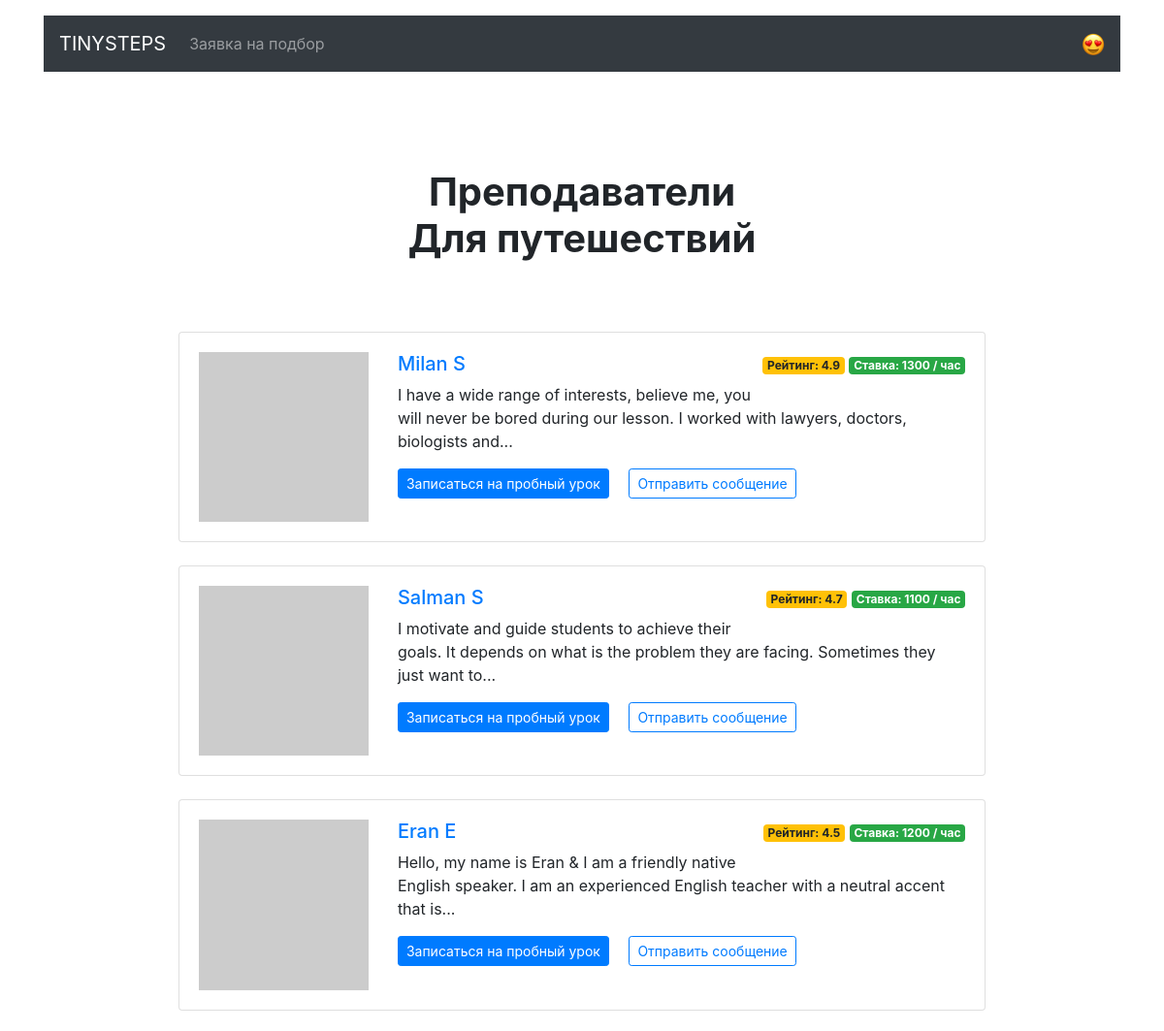
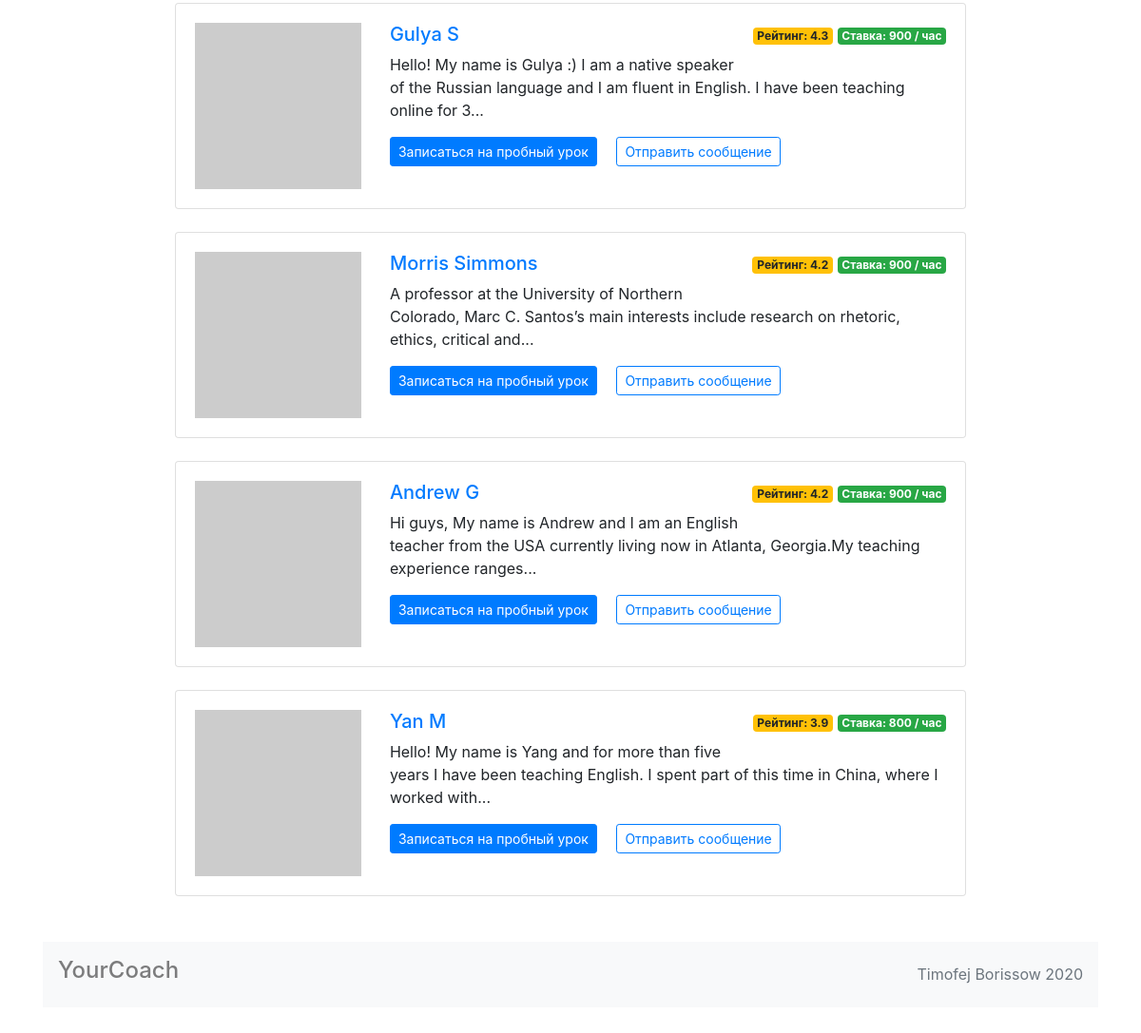
The page /goals/travel on the database its author committed (2 pictures, top to bottom).
### app.py (models this page shows)
class Teacher(db.Model):
    __tablename__ = "teacher"
    id = db.Column(db.Integer, primary_key=True)
    name = db.Column(db.String(50), nullable=False)
    about = db.Column(db.String(500), nullable=False)
    rating = db.Column(db.Float, nullable=False)
    picture = db.Column(db.String(200), unique=True, nullable=False)
    price = db.Column(db.Integer, nullable=False)
    goals = db.relationship("Goals", uselist=False, back_populates="teacher")
    free = db.Column(db.JSON, nullable=False)
    booking = db.relationship("Booking", back_populates="teacher")

### app.py (the view)
@app.route("/goals/<goal>")
def goal(goal):
    if goal == "travel":
        goal_query = db.session.query(Goals).filter(Goals.travel)
    if goal == "work":
        goal_query = db.session.query(Goals).filter(Goals.work)
    if goal == "study":
        goal_query = db.session.query(Goals).filter(Goals.study)
    if goal == "relocate":
        goal_query = db.session.query(Goals).filter(Goals.relocate)
    rating_query = db.session.query(Teacher).order_by(Teacher.rating.desc())
    sortedteacheridlist = []
    sortedgoallist = []
    for go in goal_query.all():
        sortedgoallist.append(go.teacher.id)
    for teacher in rating_query.all():
        if teacher.id in sortedgoallist:
            sortedteacheridlist.append(teacher.id)
    names = []
    abouts = []
    ratings = []
    prices = []
    pictures = []
    for id in sortedteacheridlist:
        teacher = db.session.query(Teacher).get(id)
        names.append(teacher.name)
        abouts.append(teacher.about)
        ratings.append(teacher.rating)
        prices.append(teacher.price)
        pictures.append(teacher.picture)
    output = render_template("goal.html", sortedgoallst=sortedteacheridlist, goal=data.goals[goal], ratings=ratings,
                             prices=prices, abouts=abouts, size=len(sortedteacheridlist), names=names,
                             pictures=pictures)
    return output

### templates/goal.html
{% extends 'base.html' %}
{% block container %}
    <h2 class="h1 text-center w-50 mx-auto mt-1 py-5 mb-4"><strong><br/>Преподаватели <br/> {{goal}}</strong></h2>
    <div class="w-75 m-auto">
        {% for i in range(size) %}
      <div class="card mb-4">
            <div class="card-body">
                <div class="row">
                    <div class="col-3"><a href="/profiles/{{sortedgoallst[i]}}"><img src={{pictures[i]}} class="img-fluid"></a></div>
                    <div class="col-9">
                        <p class="float-right"><span  class=" badge badge-warning">Рейтинг: {{ratings[i]}}</span> <span  class=" badge badge-success"> Ставка: {{prices[i]}}  / час</span></p>
                        <a href="/profiles/{{sortedgoallst[i]}}"><h5>{{names[i]}}</h5></a>
                        <p>{% filter truncate(143) %}{{abouts[i]}}{% endfilter %}</p>
                        <a href="/profiles/{{sortedgoallst[i]}}" class="btn btn-primary btn-sm mr-3">Записаться на пробный урок</a>
                        <a href="" class="btn btn-outline-primary btn-sm">Отправить сообщение</a>
                    </div>
                </div>
            </div>
        </div>
       {% endfor %}
    </div>
{% endblock %}

### rows shown on the page
Teacher: rating "4.9", price "1300", name "Milan S", about "I have a wide range of interests, believe me, you will never be bored during our lesson. I worked with lawyers, doctors, biologists and..."
Teacher: rating "4.7", price "1100", name "Salman S", about "I motivate and guide students to achieve their goals. It depends on what is the problem they are facing. Sometimes they just want to..."
Teacher: rating "4.5", price "1200", name "Eran E", about "Hello, my name is Eran & I am a friendly native English speaker. I am an experienced English teacher with a neutral accent that is..."
Teacher: rating "4.3", price "900", name "Gulya S", about "Hello! My name is Gulya :) I am a native speaker of the Russian language and I am fluent in English. I have been teaching online for 3..."
Teacher: rating "4.2", price "900", name "Morris Simmons", about "A professor at the University of Northern Colorado, Marc C. Santos’s main interests include research on rhetoric, ethics, critical and..."
Teacher: rating "4.2", price "900", name "Andrew G", about "Hi guys, My name is Andrew and I am an English teacher from the USA currently living now in Atlanta, Georgia.My teaching experience ranges..."
Teacher: rating "3.9", price "800", name "Yan M", about "Hello! My name is Yang and for more than five years I have been teaching English. I spent part of this time in China, where I worked with..."

### other values the page prints
{{ goal }} "Для путешествий"
